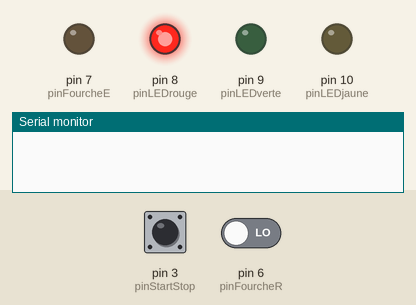
Recording of a sketch running on a simulated Arduino Uno, built with avr-gcc and run on an emulated ATmega328P. On the bench: output pins drawn as LEDs (lit = HIGH), the last lines printed to the serial monitor. The test bench sets the inputs (shaded band); at power-on: pin 3 (pinStartStop) LOW, pin 6 (pinFourcheR) LOW.

Above: at 1.2 s.
1.3 s: pin 3 (pinStartStop) pulled HIGH for 0.15 s
At 2.4 s:
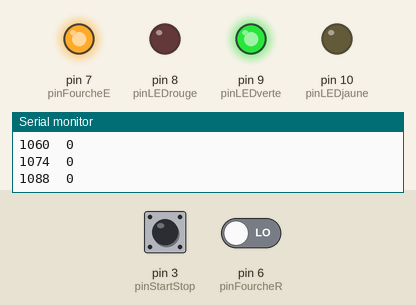
2.9 s: pin 6 (pinFourcheR) driven HIGH
At 3.9 s:
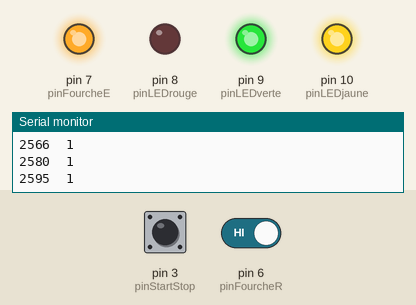
4.4 s: pin 6 (pinFourcheR) driven LOW
At 5.3 s:
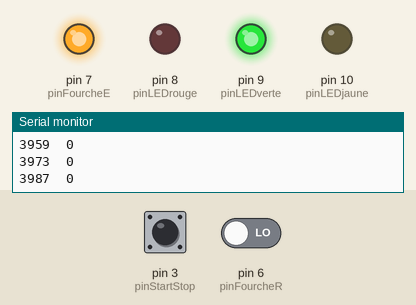
7.4 s: pin 3 (pinStartStop) pulled HIGH for 1 s
At 8.6 s:
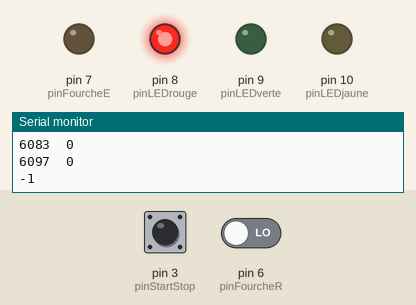
Timing chart, 0 to 10.4 s (numbered marks = the images above; inputs shaded):
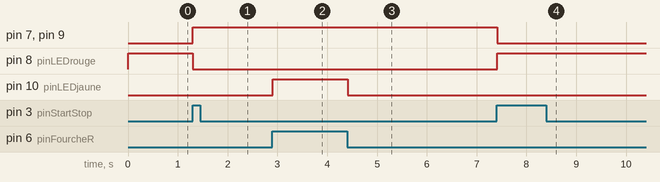

The sketch:

Fourche_Optique1.ino
```cpp
const int pinStartStop = 3;
const int pinFourcheR  = 6;
const int pinFourcheE  = 7;
const int pinLEDrouge  = 8;
const int pinLEDverte  = 9;
const int pinLEDjaune  = 10;

boolean actif;
int t0;
int oldStartStop;

void configurationAttente(){
  digitalWrite(pinLEDrouge, HIGH);
  digitalWrite(pinLEDverte, LOW);
  digitalWrite(pinLEDjaune, LOW);
  digitalWrite(pinFourcheE, LOW);
  actif = false;
  oldStartStop = LOW;
}

void setup(void) {

  Serial.begin(19200);

  pinMode(pinStartStop, INPUT);
  pinMode(pinFourcheR,  INPUT);
  pinMode(pinFourcheE,  OUTPUT);
  pinMode(pinLEDrouge,  OUTPUT);
  pinMode(pinLEDverte,  OUTPUT);
  pinMode(pinLEDjaune,  OUTPUT);
  configurationAttente();
}

void loop() {

  int fourche;
  int startStop;
  int t1;

  startStop = digitalRead(pinStartStop);

  if (startStop == HIGH && oldStartStop == LOW){
    t0 = millis();
    if (actif == false){
      digitalWrite(pinLEDrouge, LOW);
      digitalWrite(pinLEDverte, HIGH);
      digitalWrite(pinLEDjaune, LOW);
      digitalWrite(pinFourcheE, HIGH);
      actif = true;
    }
    else{
      configurationAttente();
      Serial.println(-1);
    }
  }
  oldStartStop = startStop;

  if (actif){
    //Fourche Optique

    fourche = digitalRead(pinFourcheR);
    t1 = millis();
    digitalWrite(pinLEDjaune, fourche);
    Serial.print(t1-t0);
    Serial.print("\t");
    Serial.println(fourche);
    Serial.flush();
    delay(10);
  }
}
```

Measured:
- after the input at 1.3 s, pin 7 (pinFourcheE), pin 9 (pinLEDverte): LOW → HIGH at once; pin 8 (pinLEDrouge): HIGH → LOW at once
- after the input at 2.9 s, pin 10 (pinLEDjaune): LOW → HIGH at once
- after the input at 4.4 s, pin 10 (pinLEDjaune): HIGH → LOW at once
- after the input at 7.4 s, pin 7 (pinFourcheE), pin 9 (pinLEDverte): HIGH → LOW at once; pin 8 (pinLEDrouge): LOW → HIGH at once
